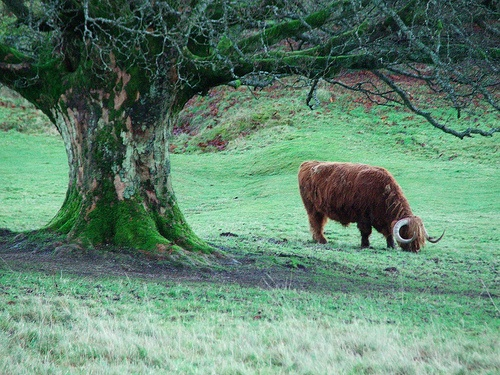
%> input picture annotator/code/grabcut-calvin/000013.jpg, 500 x 375 px
$ octave mask_demo.m   (GNU Octave 9; MATLAB toolbox functions it lacks are replaced by stand-ins)
%> lines starting %> are read from the running program, lines starting %| are printed output that depends on the picture; in (x1, y1, x2, y2) boxes, pixels count from 0 and x2, y2 are one past the last pixel; in counts of white or black regions, pixels touching at a corner belong together; the program's own positions count from 1
%> further down, image is the input picture: size 375x500x3 uint8; mean R, G, B 97.4, 133.3, 111.4
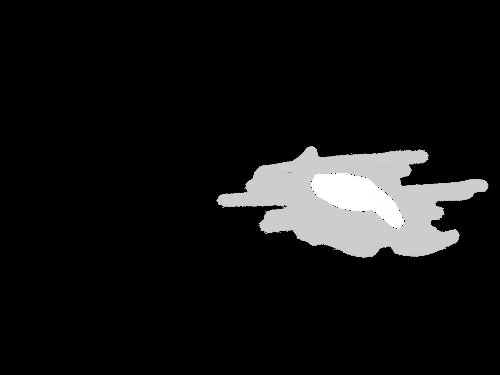
%> input picture annotator/code/grabcut-calvin/000013_softmask.png, 500 x 375 px
### annotator/code/grabcut-calvin/segment/getImage.m
function [img,h,w] = getImage(img)

img = im2double(img);
assert(ndims(img)==3);

h = size(img,1);
%> h = 375
w = size(img,2);
%> w = 500
assert(size(img,3)==3);

### annotator/code/grabcut-calvin/segment_with_softmask.m
function seg = segment_with_softmask(image,softmask,threshold,maxIterations)
% Segments the image, initialized with mask and using mask as location potential.
%
% arguments:
%   image = rgb uint8 image, or cell of ~
%   mask = transfer mask, or cell of ~, doesn't have to be the same size as the image(s)
%   threshold = threshold on the mask to initialize fg/bg appearance models
%   maxIterations = maximum number of iterations for GrabCut
%
% returns:
%   seg = segmentation as logical image, or cell of ~, same size as image(s)


% settings
doMorph = false; % apply morphological operations at the end (as in original GrabCut)
doVisualize = false; % show plots with intermediate results

mask = double(softmask);
if size(image,1)~=size(mask,1) || size(image,2)~=size(mask,2)
	mask = img_resize(mask,[size(image,1) size(image,2)]);
end;

% output
segs = cell(1,maxIterations+1);
flows = zeros(1,maxIterations+1);
energies = zeros(1,maxIterations+1);
converged = false;

% initialization
[img,h,w] = getImage(image);
%> h = 375; w = 500
[P,Pk] = getPairwise(img);
try
    assert(~isconstant(im2double(rgb2gray(img))));
    [fgm,bgm] = initializeModel(img,mask>=threshold);
catch e
    fprintf('CONSTANT IMAGE OR ERROR INITIALIZING THE MODEL\n');
    seg = false(size(mask));
    return
end
U_loc = cat(3,mask,1-mask);

for i = 1:maxIterations

%	pg_message('iteration %d/%d',i,maxIterations);

	[fgk,bgk] = assignComponents(img,fgm,bgm);
	U_app = getUnary_app(img,fgm,bgm,fgk,bgk);
	U = getLogUnary(U_loc,U_app);

	[segs{i},flows(i),energies(i)] = getSegmentation(P,U,w,h);

%	pg_message('flow = %g, energy = %g',flows(i),energies(i));

	% TODO assert energy/flow decrease

	if doVisualize
		visualize(img,mask,threshold,segs{i},i,energies(1:i));
	end;

	if i>1 && all(segs{i-1}(:)==segs{i}(:))
%		pg_message('converged after %d/%d iterations',i,maxIterations);
		converged = true;
		break;
	end;

	[fgm,bgm] = learnModel(img,segs{i},fgm,bgm,fgk,bgk);

end;

% if ~converged
%	pg_message('did not converge after %d iterations',maxIterations);
% 	fprintf('did not converge after %d iterations\n',maxIterations);
% end;

segs = segs(1:i);
flows = flows(1:i);
energies = energies(1:i);

seg = segs{end};
energy = energies(end);

if doMorph
	seg = applyMorph(seg);
	if doVisualize
		visualize(img,mask,threshold,boxes,seg,energies);
	end;
end;

### annotator/code/grabcut-calvin/segment/getPairwise.m
function [A,K] = getPairwise(img)

% pg_message('getPairwise');

[h,w,~] = size(img);
n = h*w;
%> n = 187500

imgr = img(:,:,1); imgr = imgr(:);
%> after `imgr = img(:,:,1)`:
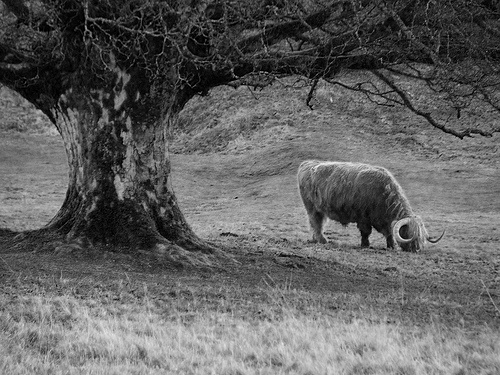
%> imgr: size 375x500 double; min 0, max 0.965, mean 0.382
imgg = img(:,:,2); imgg = imgg(:);
%> after `imgg = img(:,:,2)`:
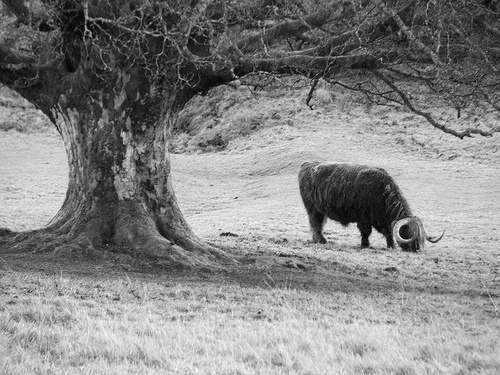
%> imgg: size 375x500 double; min 0, max 1, mean 0.523
imgb = img(:,:,3); imgb = imgb(:);
%> after `imgb = img(:,:,3)`:
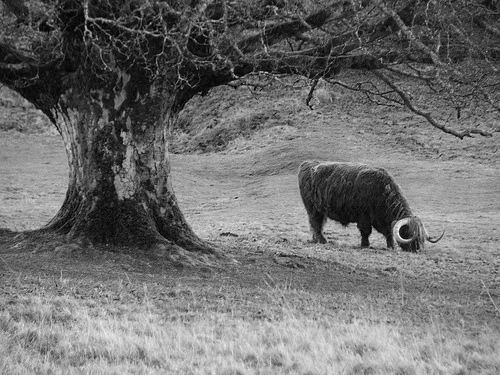
%> imgb: size 375x500 double; min 0, max 1, mean 0.437

% locations
[x,y] = meshgrid(1:w,1:h);
x = x(:); y = y(:);

% neighbors down -> y+1 -> idx+1
n1_i1 = 1:n; n1_i1 = n1_i1(y<h);
n1_i2 = n1_i1+1;

% neighbors right-down -> x+1,y+1 -> idx+1+h
n2_i1 = 1:n; n2_i1 = n2_i1(y<h & x<w);
n2_i2 = n2_i1+1+h;

% neighbors right -> x+1 -> idx+h
n3_i1 = 1:n; n3_i1 = n3_i1(x<w);
n3_i2 = n3_i1+h;

% neighbors right-up -> x+1,y-1 -> idx+h-1
n4_i1 = 1:n; n4_i1 = n4_i1(x<w & h>1);
n4_i2 = n4_i1+h-1;

from = [n1_i1 n2_i1 n3_i1 n4_i1];
to = [n1_i2 n2_i2 n3_i2 n4_i2];

gamma = 50; % TODO could be trained
invdis = 1./sqrt((x(from)-x(to)).^2+(y(from)-y(to)).^2);
dz2 = (imgr(from)-imgr(to)).^2 + (imgg(from)-imgg(to)).^2 + (imgb(from)-imgb(to)).^2;
beta = (2*mean(dz2.*invdis))^-1; % TODO changed, .*invdis is not in paper, but in gco
%> beta = 24.49
expb = exp(-beta*dz2);
c = gamma * invdis .* expb;

A = sparse([from to],[to from],[c c]); % TODO do i need to explicitely make it symmetric?

K = 1+max(sum(A,2)); % TODO changed, gco seems to have only half of this, not correct
%> K = 340.8

### annotator/code/grabcut-calvin/mask_demo.m
close all;
clear;

run ../matlabtools-calvin/setup.m % adapt this line to your installation of matlabtools

image = imread('000013.jpg');
mask = im2double(rgb2gray(imread('000013_softmask.png'))); % a really stupid mask. replace this with an actual mask from segmentation transfer in the future.
threshold = 0.2;
maxiter = 3;


fprintf('Starting pixel-level GrabCut+location\n');
tt=tic;
seg = segment_with_softmask(image,mask,threshold,maxiter);
%> seg: size 375x500 logical; every value is 0
fprintf('GrabCut done in %fs\n',toc(tt));

figure;
subplot(2,2,1);
imshow(image,[]);
title('image');
subplot(2,2,2);
imshow(mask,[]);
title('mask');
subplot(2,2,3);
imshow(mask>=threshold,[]);
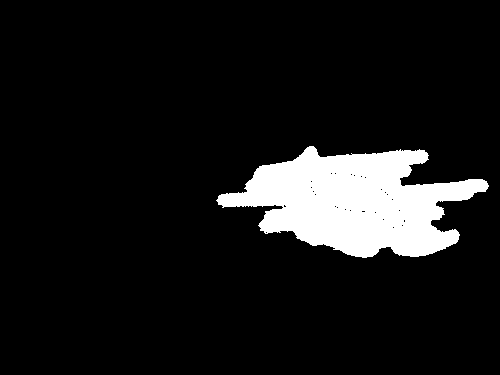
%> displayed picture: size 375x500, on the screen's scale of 0 to 255; 9.4% white; 1 white region, box (x1, y1, x2, y2) and area: (216, 146, 489, 258) 17604
title('init');
subplot(2,2,4);
img = im2double(image);
img = bsxfun(@times,img,seg);
%> img: size 375x500x3 double; every value is 0
imshow(img,[]);
%> (the run ends here)
